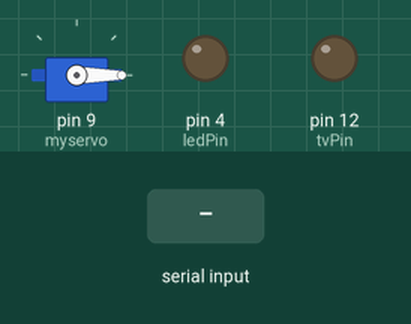
Bench run of a sketch on a simulated Arduino Uno, built with avr-gcc and run on an emulated ATmega328P. On the bench: servo, output pins drawn as LEDs (lit = HIGH). The test bench sets the inputs (shaded band).

Above: at 1.2 s.
1.3 s: "2" received over Serial
At 1.6 s:
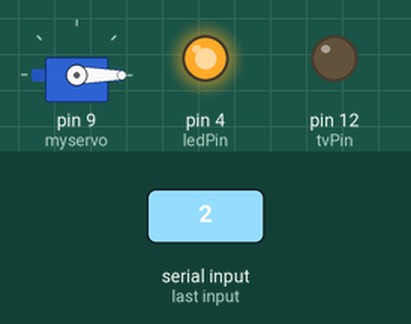
2.8 s: "5" received over Serial
At 3.9 s:
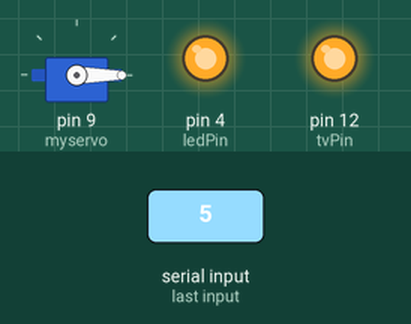
4.3 s: "3" received over Serial
At 5.1 s:
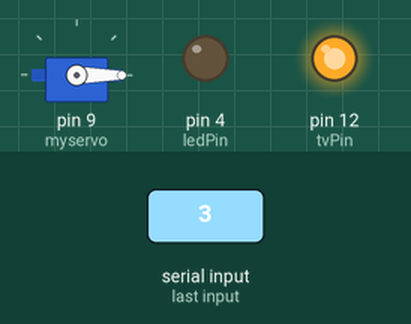
5.8 s: "1" received over Serial
At 6.2 s:
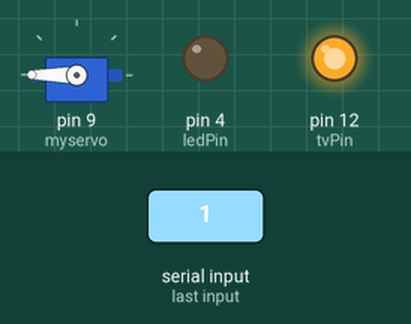
7.3 s: "4" received over Serial
At 8.5 s:
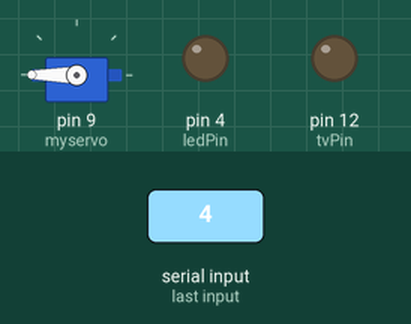
8.8 s: "0" received over Serial
At 9.7 s:
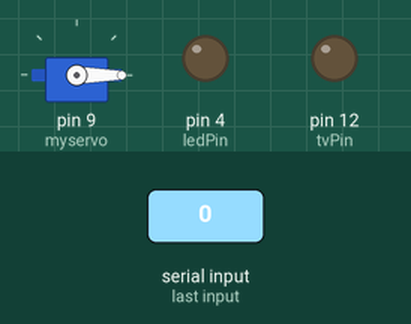
Timing chart, 0 to 11.3 s (numbered marks = the images above; inputs shaded):
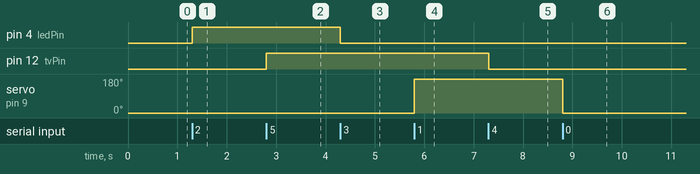

Measured:
- after the input at 1.3 s, pin 4 (ledPin): LOW → HIGH at once
- after the input at 2.8 s, pin 12 (tvPin): LOW → HIGH at once
- after the input at 4.3 s, pin 4 (ledPin): HIGH → LOW at once
- after the input at 5.8 s, servo on pin 9 (myservo): 0° → 180° at once
- after the input at 7.3 s, pin 12 (tvPin): HIGH → LOW at once
- after the input at 8.8 s, servo on pin 9 (myservo): 180° → 0° at once

The sketch:

totlaControll.ino
```cpp
#include <Servo.h>
Servo myservo;

char val; // Data received from the serial port
int ledPin = 4; // Set the pin to digital I/O 13
int tvPin = 12;
int pos = 0;


void setup() {
  pinMode(ledPin, OUTPUT); // Set pin as OUTPUT
  pinMode(tvPin, OUTPUT); // Set pin as OUTPUT
  myservo.attach(9);
  myservo.write(0);
  Serial.begin(9600); // Start serial communication at 9600 bps
}


void loop() {
  if (Serial.available())
  { // If data is available to read,
    val = Serial.read(); // read it and store it in val
  }
  if (val == '2')
  { // If 1 was received
    digitalWrite(ledPin, HIGH); // turn the LED on
   // myservo.write(180);
  }
  else if(val == '3') {
    digitalWrite(ledPin, LOW); // otherwise turn it off
  }
  //delay(10); // Wait 10 milliseconds for next reading


  if (val == '4')
  { // If 1 was received
    digitalWrite(tvPin, LOW); // turn the LED on
  }
  else if (val == '5'){
    digitalWrite(tvPin, HIGH); // otherwise turn it off
  }


  if  (val == '1'){

    myservo.write(180);
//    for(pos = 0; pos < 180; pos += 1)  // goes from 0 degrees to 180 degrees
//    {                                  // in steps of 1 degree
//      myservo.write(pos);              // tell servo to go to position in variable 'pos'
//      delay(15);                       // waits 15ms for the servo to reach the position
//    }
  }
  else if (val =='0'){
    myservo.write(0);

  }


  // delay(10); // Wait 10 milliseconds for next reading
}
```
